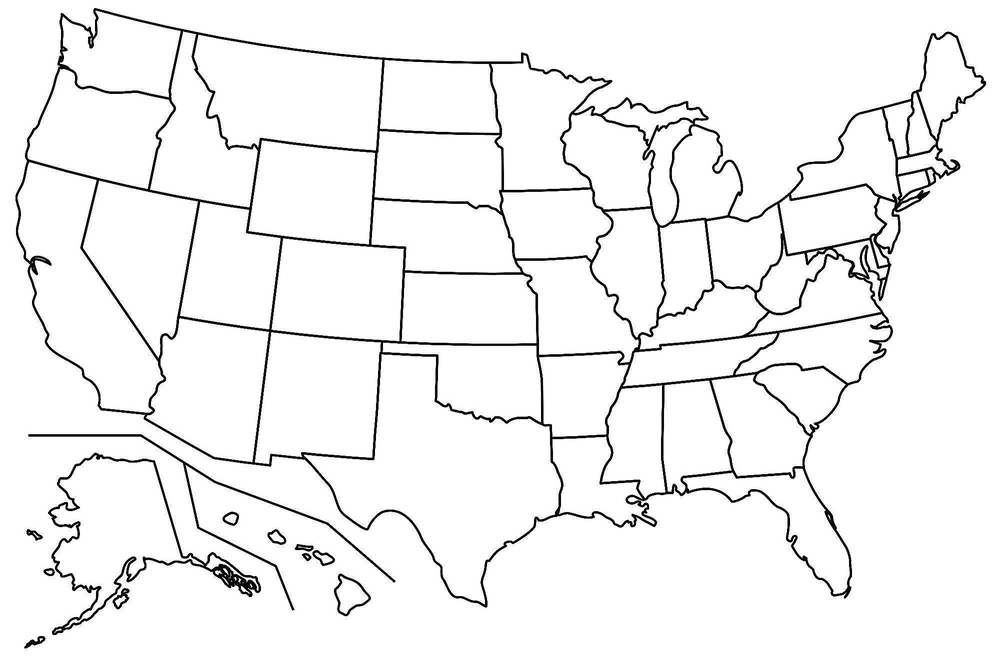
#> input picture f22/us.jpg, 1000 x 666 px, shrunk from 2000 x 1333 before the run
$ jupyter execute Sandbox.ipynb
#> lines starting #> are read from the running program, lines starting #| are printed output that depends on the picture; after the words box and inside, x2 and y2 are one past the last pixel; in counts of white or black regions, pixels touching at a corner belong together; long printed decimals are rounded
[cell 1]
import cv2 as cv
import matplotlib.pyplot as plt
import numpy as np

[cell 2]
img = cv.imread(cv.samples.findFile("us.jpg"))
#> img is the input picture: shape (666, 1000, 3); min 0, max 255, mean 242.1

gray = cv.cvtColor(img, cv.COLOR_BGR2GRAY)

[cell 3]
corners = cv.goodFeaturesToTrack(gray, 250, 0.01, 10)
#> corners = 250 rows, first 8: [79, 507], [394, 581], [929, 191], [898, 173], [627, 365], [270, 535], [885, 319], [807, 264]
corners = np.int0(corners)

imgcorners = img.copy()
for i in corners:
    x, y = i.ravel()
    cv.circle(imgcorners, (x,y), 15, 255, -1)
#> this loop made 250 passes
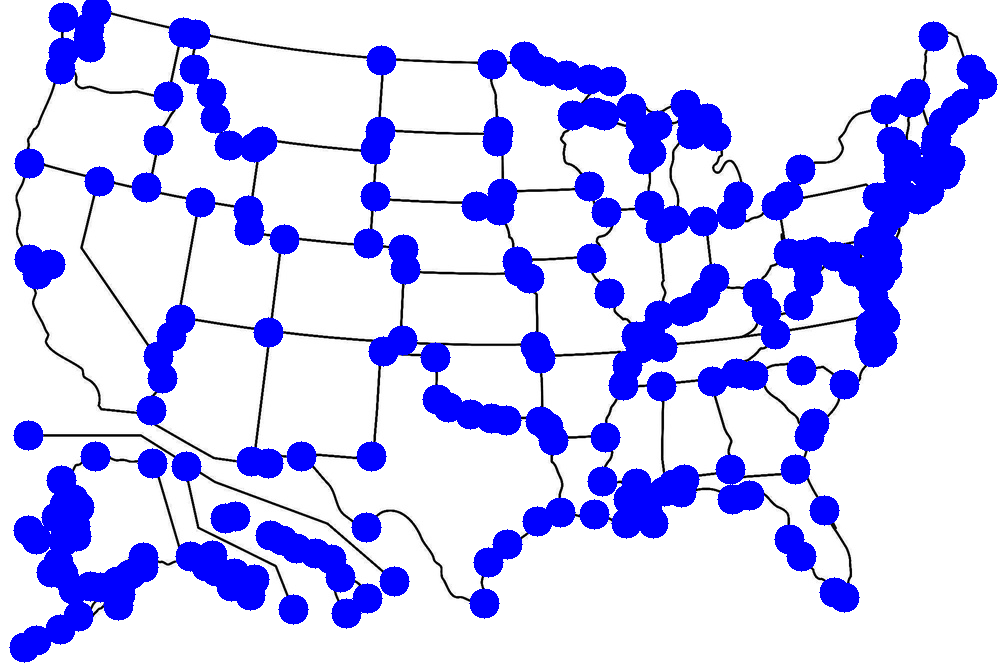
#> imgcorners: shape (666, 1000, 3); 19.99% of pixels changed, all inside (x1, y1, x2, y2) = (9, 0, 998, 663)

plt.imshow(imgcorners)
plt.show()

[cell 4]
ret, thresh = cv.threshold(gray, 127, 255, 0)
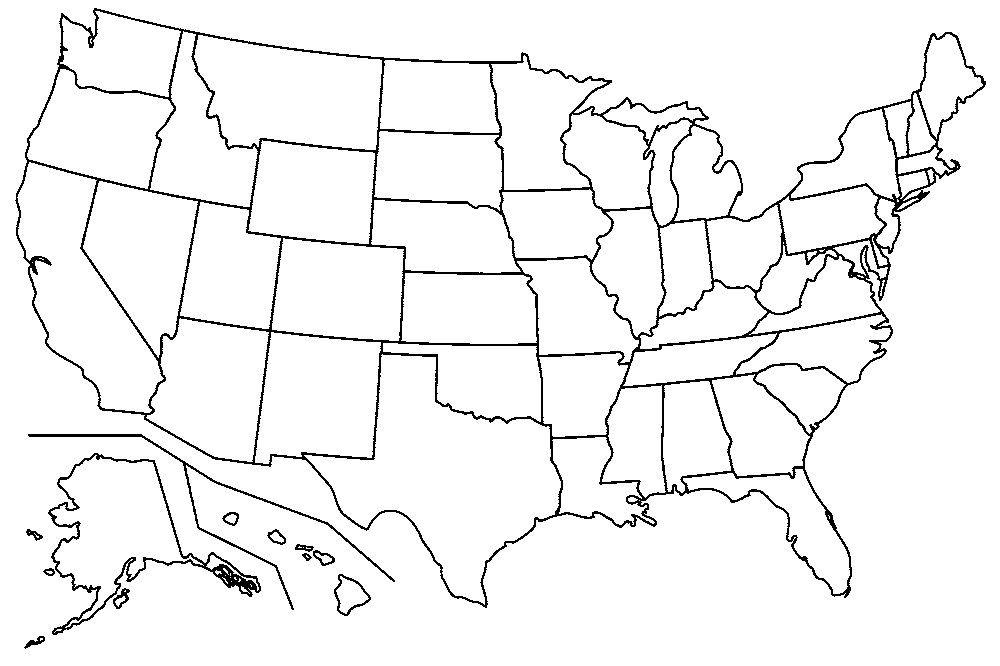
#> thresh: shape (666, 1000); 95.1% white; black in thin lines or dots
contours, hierarchy = cv.findContours(thresh, cv.RETR_TREE, cv.CHAIN_APPROX_SIMPLE)
#> contours = 107 contours, 33 with area under 20; largest, box (x1, y1, x2, y2) and area: (0, 0, 1000, 666) 664335, (14, 7, 987, 609) 355536, (304, 354, 561, 605) 28886, (17, 162, 164, 413) 16854, (194, 35, 382, 150) 16006

blank = np.zeros(thresh.shape[:2], dtype='uint8')

remove_extra = contours[42:]
#> remove_extra = 65 contours, 12 with area under 20; largest, box (x1, y1, x2, y2) and area: (304, 354, 561, 605) 28886, (17, 162, 164, 413) 16854, (194, 35, 382, 150) 16006, (255, 332, 381, 464) 13196, (146, 318, 269, 462) 12317

for i in remove_extra:
    if (cv.contourArea(i) / (blank.shape[0] * blank.shape[1])) < 0.0005:
        # filter out small / insignificant regions
        continue

    M = cv.moments(i)
    if M['m00'] != 0:
        cx = int(M['m10'] / M['m00'])
        cy = int(M['m01'] / M['m00'])
        cv.drawContours(blank, [i], -1, (255, 255, 255), 2)
        cv.circle(blank, (cx, cy), 7, (255, 255, 255), -1)
#> this loop made 65 passes
#> (cx, cy) on passes 4 to 15: (793, 519), (591, 480), (636, 438), (692, 432), (758, 428), (803, 390), (447, 473), (579, 392), (485, 378), (692, 360), (318, 397), (212, 387)
#> i on passes 1, 2, 20, 22, 29, 38: [[828, 515], [829, 516], [829, 518], [829, 516]], [[639, 500]], [[851, 275]], [[32, 262]], [[783, 242], [783, 243]], [[897, 199], [897, 201], [898, 201], [898, 200]]
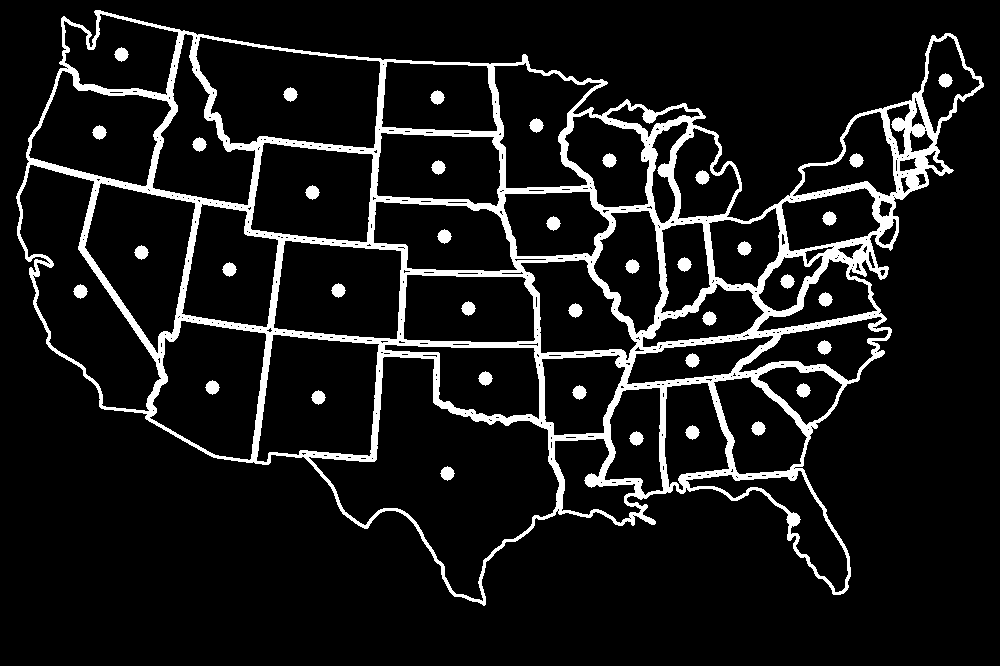
#> blank: shape (666, 1000); 9.8% white; 39 white regions, largest, box (x1, y1, x2, y2) and area: (16, 10, 984, 606) 59751, (114, 47, 129, 62) 149, (938, 73, 953, 88) 149

fig, ax = plt.subplots(figsize=(20, 20))
ax.imshow(blank, cmap='gray')
plt.show()

[cell 5]
print(max(map(cv.contourArea, remove_extra)) / (blank.shape[0] * blank.shape[1]))
#| 0.04337
